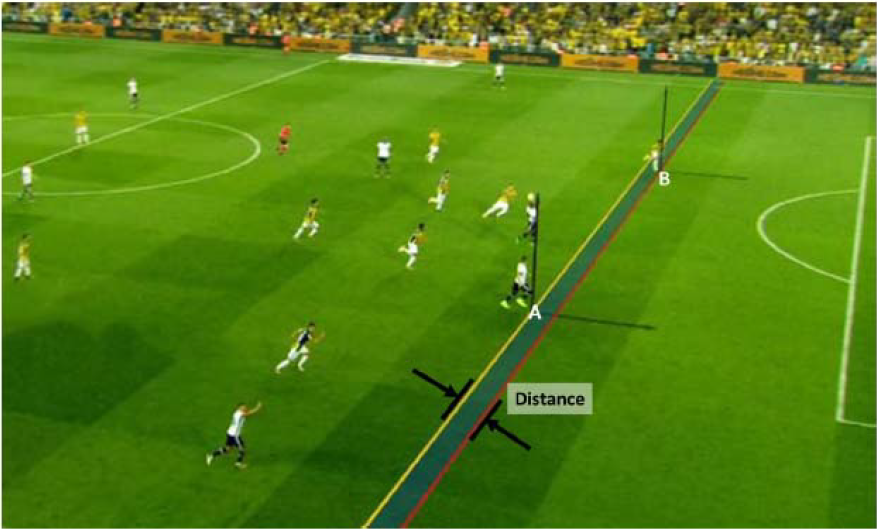
#> input picture Input_Image.PNG, 877 x 529 px
$ jupyter execute --allow-errors 'Offside Detection.ipynb'
#> lines starting #> are read from the running program, lines starting #| are printed output that depends on the picture
[cell 1]
#C:\Users\90536\Downloads\off100.PNG
import cv2
import numpy as np

mouse_coordinates = []
pitch_points = []
image_points = []

#It fetchs/gives Mouse_corrdinates when we apply an Event of "Clicking the Left Button Down"
def get_mouse_coordinates(Event, x, y, flags, params):
    if Event == cv2.EVENT_LBUTTONDOWN:
        mouse_coordinates.append([x, y])

#To get the offender and defender positions or to select any two points [this function helps to do it]
def fetch_points(Img, NumberofPoints):

    while 1 and len(mouse_coordinates) < NumberofPoints:

        cv2.namedWindow('Player Coordinates')  #To create a new Window
        cv2.setMouseCallback('Player Coordinates', get_mouse_coordinates, param=Img) #Call Back function to get the Mouse Point's x and y

        cv2.imshow('Player Coordinates', Img)	#To show the Image
        image_h, image_w, ch = Img.shape        #To get the Shape/Dimension of the Image
        font = cv2.FONT_HERSHEY_DUPLEX
        cv2.putText(Img, 'Click any Two points to Find the OFFSIDE distance',
                (20, image_h-500), font, 1, (255, 0, 0), 2, cv2.LINE_AA)     #To put Text on the image
        if cv2.waitKey(20) & 0xFF == 27: #Image Output waits until we press a button
            break


    cv2.destroyAllWindows() #All opened Windows Diappear
    return mouse_coordinates #To return the Output(Mouse Points Coordinates)

#To draw a Line and Normal
def find_LinePointsForPitch(pitch, output_points):
    line_points = []
    normals = []
    for p in output_points:
        x, y = p
        x = int(x)
        y = int(y)
        line_points.append([x, 17])
        line_points.append([x, 584]) #These code lines help to find the Top and Bottom Points to the Transformed Pitch point .These two points help to form Line
        normals.append([x, y, 0])
        normals.append([x, y, 10]) #To get the normal or perpendicular Line

    return line_points, normals

#To Draw a Line on Image Plane
def draw_line_on_ImagePlane(image, reverse_output_points):
    for i in range(0, len(reverse_output_points), 2):
        x1, y1 = reverse_output_points[i]
        x2, y2 = reverse_output_points[i + 1]

        x1 = int(x1)
        y1 = int(y1)
        x2 = int(x2)
        y2 = int(y2)
        #Till here,we have fetch the two Points to draw a Line

        color = [0, 255,255] if i < 1 else [255, 0, 0] #To give any color to the Line

        cv2.line(image, (x1, y1), (x2, y2), color, 2)  #Function to draw a Line


def main():
    print('The User will input the Path of the Image'
          'It takes in 2 user input and measures the Distance b/w those selected points'
          'It also draws normal and parallel lines to field ground')

    pitch_path = './pitch.png'
    image = cv2.imread(input("Write file name with it's path: "))
#> the answer given: Input_Image.PNG
#> image is the input picture: shape (529, 877, 3); mean B, G, R 19, 130, 84.2
    pitch = cv2.imread(pitch_path)
    #cv2.imread helps to Read the Image as specified the Given Path

    # We get two points by using fetch_points function which is defined/shown above
    user_points = np.array(fetch_points(image, 2), dtype='float32')
#> in fetch_points, `cv2.putText(Img, 'Click any Two points to Find the OFFSIDE distance', ..`:
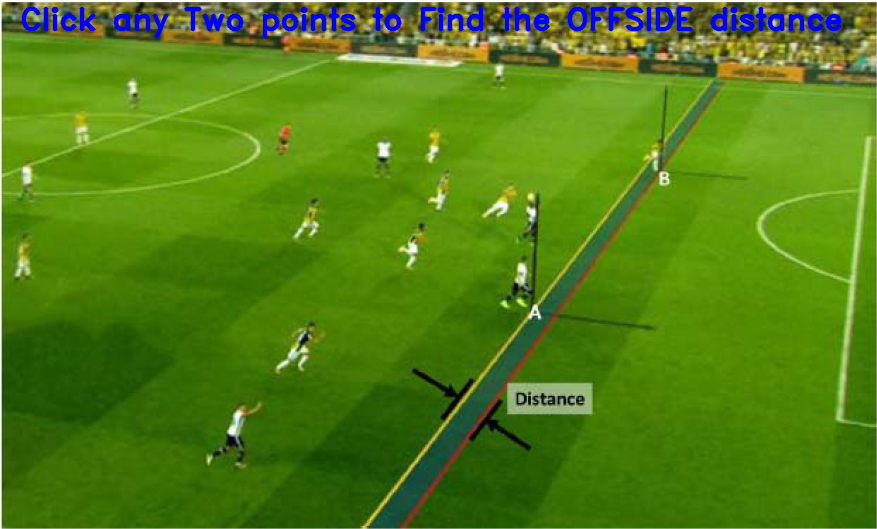
#> Img: shape (529, 877, 3); mean B, G, R 22.3, 128.3, 82.5
#> (key Esc is pressed here)
#> user_points = empty array
    cv2.destroyAllWindows()


    isMatchingsProper = False
    while not isMatchingsProper:
        #I have used cv2.setMouseCallback and cv2.EVENT_LBUTTONDOWN event inorder to SELECT the CORRESPONDING/MATCHING Points from Image and Field.
        #following points i got by using that function and these points will help to find the HOMOGRAPHY
        MatchingImagePoints = [[869, 139], [843, 421], [762, 216], [857, 239], [853, 281], [861, 191], [160, 118], [238, 167], [80, 146], [325, 62], [129, 190]]
        MatchingFieldPoints = [[781, 134], [782, 469], [750, 300], [781, 303], [781, 361], [781, 240], [480, 225], [556, 301], [481, 300], [481, 18], [530, 358]]

        #To makesure We DIDN'T GAVE LESS THAN 4 POINTS and that Same number of Image and Filed Points are Selected we have applied this if Condition
        if len(MatchingImagePoints) > 3 and len(MatchingImagePoints) == len(MatchingFieldPoints):
            break
        global pitch_points, image_points
        pitch_points = []
        image_points = []


    # Get field Dimensions
    length = 120
    height = 90


    # Get Distance per Pixel
    width_per_pixel = length / 876
    height_per_pixel = height / 567

    # Convert python arrays to numpy arrays
    #Our variables are in List.To form an Matric like format ,so that we can apply Homography , we have converted it into an Numpy Array
    MatchingImagePoints = np.array(MatchingImagePoints)
    MatchingFieldPoints = np.array(MatchingFieldPoints)

    # Find Homography Parameters between given points of two Images
    #Homography Input: Takes input of corresponding or matching points from Field and the Image
    #Homography Output: 3 by 3 matrix which represent the Transformation Parameters (9 parameters).
    h, status = cv2.findHomography(MatchingImagePoints, MatchingFieldPoints)

    # Map user selected players' coordinates to pitch image
    input_coor = np.array([user_points])
#> input_coor = empty array
    output = cv2.perspectiveTransform(input_coor, h)[0]
    #Inorder to TRANSFORM the points from Image to the Field.This functions helps to MAP the points from Image to it's corresponding points in Field.
    #Input : Points which we want to map are as an input and also the Homography Matrix is an input so that we can multiply them and get the corresponding Points in the Field.

    #Function defined above, it is not a predefined function.This function Finds points which help to draw parallel lines on Pitch
    line_points, Normals = find_LinePointsForPitch(pitch, output)

    #We simply subtracted the x corrdinates of the two lines to find the Distance b/w them . Then Multiplied by width_per_pixel to get Distance in meter or cm units but not in pixel units
    Distance = np.absolute(line_points[0][0] - line_points[2][0]) * width_per_pixel

    # Get line points from pitch points
    PitchPoints_on_ImagePlane = cv2.perspectiveTransform(np.array([line_points], dtype='float32'), np.linalg.inv(h))[0]

    draw_line_on_ImagePlane(image, PitchPoints_on_ImagePlane)

    # Shows Image with lines and distance

    font = cv2.FONT_HERSHEY_COMPLEX
    image_h, image_w, ch = image.shape

    cv2.putText(image, 'DISTANCE: {0:.4f} metres'.format(Distance),
                (200, image_h-225), font, 1, (0, 0, 255), 2, cv2.LINE_AA)
    cv2.imshow('Output', image)

    #If ANY Key is Pressed then ALL image Windows will Disappear
    if cv2.waitKey(0):
        cv2.destroyAllWindows()


#> (the rest of this cell did not finish here and is left out)
